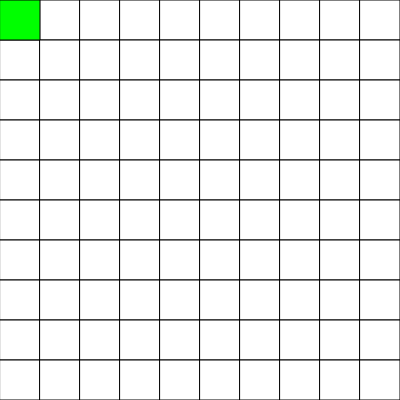
Frame 1 (no input)
Frame 60 (no input): identical to frame 1, image omitted
Frame 120 (the mouse pressed at the canvas centre since frame 60): identical to frame 1, image omitted

The p5.js sketch that drew this single still picture (run headless with seeded random() and noise() and a simulated clock; from frame 60 on, the mouse is pressed at the canvas centre):

// p5.js sketch
// ── sketch.js
// global variables
let grid;
let startNode;
let endNode;
let openSet;
let closedSet;
let path;
let rows = 10;
let cols = 10;
let w, h;

class Node {
  constructor(i, j) {
    this.i = i;
    this.j = j;
    this.g = 0;
    this.h = 0;
    this.f = 0;
    this.neighbours = [];
    this.previous = undefined;
    this.wall = false;
  }

  addNeighbours(grid) {
    // for this node grab the coordinates
    let i = this.i;
    let j = this.j;

    if (i > 0) this.neighbours.push(grid[i - 1][j]); // if the node is not on the left edge, add the left neighbour
    if (i < grid.length - 1) this.neighbours.push(grid[i + 1][j]); // if the node is not on the right edge, add the right neighbour
    if (j > 0) this.neighbours.push(grid[i][j - 1]); // if the node is not on the top edge, add the neighbour above
    if (j < grid[0].length - 1) this.neighbours.push(grid[i][j + 1]); // if the node is not on the bottom edge, add the neighbour below
  }

  show(color) {
    fill(color);
    stroke(0);
    rect(this.i * w, this.j * h, w, h);
  }
}

class Grid {
  constructor(rows, cols) {
    this.rows = rows;
    this.cols = cols;
    this.nodes = [];

    // Loop through rows and columns to make 2D array
    for (let i = 0; i < rows; i++) {
      for (let j = 0; j < cols; j++) {
        let node = new Node(i, j);
        this.nodes.push(node);
      }
    }
    // later this is where I will randomly set some nodes to be walls

    // Connect the nodes to their neighbours so the path can be connected through them
    for (let i = 0; i < this.nodes.length - 1; i++) {
      let node = this.nodes[i];
      node.addNeighbours(this.nodes, this.rows, this.cols);
    }
  }

  getNode(i, j) {
    // check if node is in the valid grid of nodes
    if (i < 0 || i >= this.rows || j < 0 || j >= this.cols) {
      return null;
    }
    // Pull a node from its place in the grid
    return this.nodes[i * this.cols + j]; // this take the column it is in (i) then multiply it by the row to get which #node it is in the list
    // use this to find the lowest F score node in the set to test
  }

  draw() {
    // Loop through the nodes in the grid using the .show() p5 method to append it to the canvas
    for (let i = 0; i < this.nodes.length; i++) {
      this.nodes[i].show(color(255, 255, 255));
    }
  }
}

function setup() {
  createCanvas(400, 400);
  // get the dimensions for the nodes in the grid
  w = width / cols;
  h = height / rows;
  // Initialize grid
  grid = new Grid(rows, cols);
  // Create start (top left) and end nodes (bottom right)
  startNode = grid.getNode(0, 0);
  endNode = grid.getNode(rows - 1, cols - 1);
  // Initialize open and closed sets
  openSet = [];
  closedSet = [];
  // Add start node to open set
  openSet.push(startNode);
  // Initialize path
  path = [];
  // Run A* algorithm
  aStar();
}

function draw() {
  background(220);
  // Draw grid
  grid.draw();
  // Draw open set nodes in green
  for (let i = 0; i < openSet.length; i++) {
    openSet[i].show(color(0, 255, 0));
  }
  // Draw closed set nodes in red
  for (let i = 0; i < closedSet.length; i++) {
    closedSet[i].show(color(255, 0, 0));
  }
  // Draw path in blue
  for (let i = 0; i < path.length; i++) {
    path[i].show(color(0, 0, 255));
  }
}

function aStar() {
  // While there are nodes in the open set {
  // Find node with lowest f score in open set
  // if current node is the end node, the algo ends
  // Move the current node from open set to closed set as its been tested
  // Now find the neighbours of the current node
  // ignore neighbours that are in the closed set or are a wall
  // for remaining neighbours give them a tentative g-score (parent node's g + 1)
  // if (openSet.includes.(neighbour)) {update it's g-score to tentative g-score if it is less}
  // else { give it the tentative g-score and move it to the open set }
  // define the neighbours.h with a function for the heuristic
  // then set neighbour.f = neighbour.g + neighbour.h
  // Loop the above steps
  // if the nodes are all exhausted then there is no solution
}

function heuristic() {
  // use the Manhattan distance as in this example the path can only go in the x and y directions
}

// ── style.css
body {
  margin: 0;
  padding: 0;
  display: flex;
  flex-direction: row;
  justify-content: space-around;
  min-height: 100vh;
}

canvas {
  display: block;
}

#input-container {
  margin: 2rem 0;
  display: flex;
  flex-direction: column;
  gap: 1rem;
  width: 20%;
}

#canvas-container {
  margin: 2rem 0;
}

#message-container > p {
  margin: 0;
}
